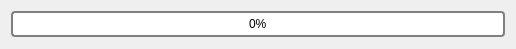
<?xml version="1.0" encoding="UTF-8"?>
<ui version="4.0">
 <class>ProgressDialog</class>
 <widget class="QDialog" name="ProgressDialog">
  <property name="geometry">
   <rect>
    <x>0</x>
    <y>0</y>
    <width>516</width>
    <height>49</height>
   </rect>
  </property>
  <property name="windowTitle">
   <string>Processing...</string>
  </property>
  <layout class="QHBoxLayout" name="horizontalLayout">
   <item>
    <widget class="QProgressBar" name="progressBar_total">
     <property name="styleSheet">
      <string notr="true">QProgressBar::chunk {
   width: 20px;
   background-color:rgb(0, 170, 0);
}

QProgressBar {
   border: 2px solid grey;
   border-radius: 4px;
   text-align: center;
	
}</string>
     </property>
     <property name="value">
      <number>0</number>
     </property>
    </widget>
   </item>
  </layout>
 </widget>
 <layoutdefault spacing="6" margin="11"/>
 <resources/>
 <connections/>
 <slots>
  <slot>onMinimize()</slot>
  <slot>onCancel()</slot>
  <slot>onPauseOrResume()</slot>
 </slots>
</ui>
